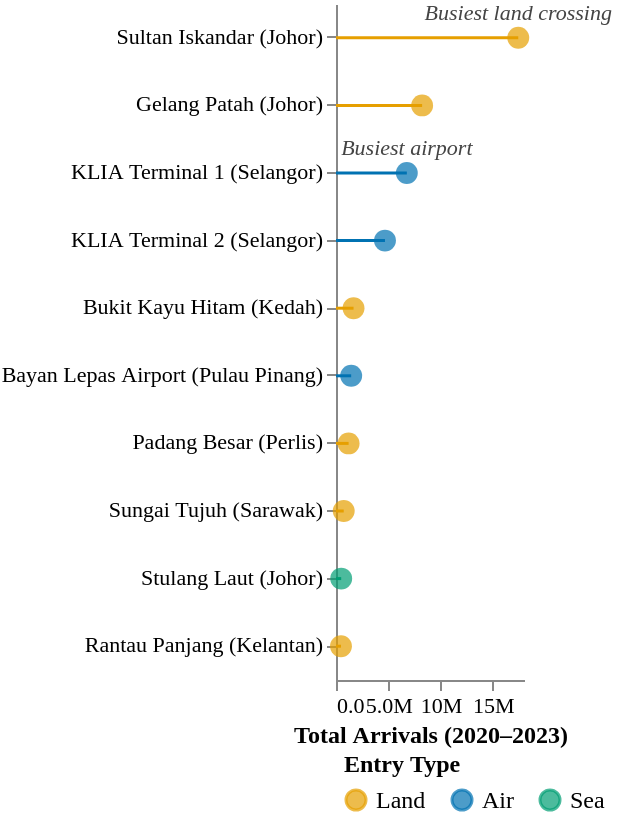

Vega-Lite specification stored for this chart:
### Vega-Lite specification from a JSON file in a GitHub repository (floating-point values rounded to 4 significant figures)
{"$schema": "https://vega.github.io/schema/vega-lite/v5.json", "width": "container", "height": 410, "autosize": "fit", "padding": {"top": 2, "bottom": 0, "left": 0, "right": 20}, "data": {"values": [{"poe": "Bangunan Sultan Iskandar", "total_arrivals": 17451455, "state": "Johor", "type": "Land", "poe_short": "Sultan Iskandar", "poe_label": "Sultan Iskandar (Johor)"}, {"poe": "Gelang Patah", "total_arrivals": 8246089, "state": "Johor", "type": "Land", "poe_short": "Gelang Patah", "poe_label": "Gelang Patah (Johor)"}, {"poe": "LTA Kuala Lumpur Terminal 1", "total_arrivals": 6781264, "state": "Selangor", "type": "Air", "poe_short": "KLIA Terminal 1", "poe_label": "KLIA Terminal 1 (Selangor)"}, {"poe": "LTA Kuala Lumpur Terminal 2", "total_arrivals": 4689606, "state": "Selangor", "type": "Air", "poe_short": "KLIA Terminal 2", "poe_label": "KLIA Terminal 2 (Selangor)"}, {"poe": "Bukit Kayu Hitam", "total_arrivals": 1679135, "state": "Kedah", "type": "Land", "poe_short": "Bukit Kayu Hitam", "poe_label": "Bukit Kayu Hitam (Kedah)"}, {"poe": "LTA Bayan Lepas", "total_arrivals": 1453767, "state": "Pulau Pinang", "type": "Air", "poe_short": "Bayan Lepas Airport", "poe_label": "Bayan Lepas Airport (Pulau Pinang)"}, {"poe": "Padang Besar", "total_arrivals": 1206475, "state": "Perlis", "type": "Land", "poe_short": "Padang Besar", "poe_label": "Padang Besar (Perlis)"}, {"poe": "Sungai Tujuh", "total_arrivals": 739512, "state": "Sarawak", "type": "Land", "poe_short": "Sungai Tujuh", "poe_label": "Sungai Tujuh (Sarawak)"}, {"poe": "Stulang Laut", "total_arrivals": 497780, "state": "Johor", "type": "Sea", "poe_short": "Stulang Laut", "poe_label": "Stulang Laut (Johor)"}, {"poe": "Rantau Panjang", "total_arrivals": 476973, "state": "Kelantan", "type": "Land", "poe_short": "Rantau Panjang", "poe_label": "Rantau Panjang (Kelantan)"}]}, "layer": [{"mark": {"type": "rule", "strokeWidth": 1.5}, "encoding": {"y": {"field": "poe_label", "type": "nominal", "sort": "-x", "axis": {"title": null, "labelFont": "DM Sans", "labelFontSize": 11, "labelLimit": 250, "grid": false}}, "x": {"field": "total_arrivals", "type": "quantitative", "scale": {"zero": true}, "axis": {"title": "Total Arrivals (2020–2023)", "format": ".2s", "labelFont": "DM Sans", "labelFontSize": 11, "titleFont": "DM Sans", "titleFontSize": 12, "grid": false}}, "x2": {"datum": 0}, "color": {"field": "type", "type": "nominal", "scale": {"domain": ["Land", "Air", "Sea"], "range": ["#E69F00", "#0072B2", "#009E73"]}}}}, {"mark": {"type": "point", "filled": true, "size": 120}, "encoding": {"y": {"field": "poe_label", "type": "nominal", "sort": "-x"}, "x": {"field": "total_arrivals", "type": "quantitative"}, "color": {"field": "type", "type": "nominal", "scale": {"domain": ["Land", "Air", "Sea"], "range": ["#E69F00", "#0072B2", "#009E73"]}, "legend": {"title": "Entry Type", "orient": "bottom", "offset": 0, "padding": 4, "labelFont": "DM Sans", "labelFontSize": 12, "titleFont": "DM Sans", "titleFontSize": 12}}, "tooltip": [{"field": "poe", "type": "nominal", "title": "Point of Entry"}, {"field": "state", "type": "nominal", "title": "State"}, {"field": "type", "type": "nominal", "title": "Entry Type"}, {"field": "total_arrivals", "type": "quantitative", "title": "Total Arrivals", "format": ","}]}}, {"mark": {"type": "text", "align": "center", "dx": 0, "dy": -12, "fontSize": 11, "fontStyle": "italic", "font": "DM Sans", "color": "#444444"}, "data": {"values": [{"poe_label": "Sultan Iskandar (Johor)", "total_arrivals": 17451455, "label": "Busiest land crossing"}, {"poe_label": "KLIA Terminal 1 (Selangor)", "total_arrivals": 6781264, "label": "Busiest airport"}]}, "encoding": {"y": {"field": "poe_label", "type": "nominal", "sort": "-x"}, "x": {"field": "total_arrivals", "type": "quantitative"}, "text": {"field": "label", "type": "nominal"}}}], "config": {"background": "transparent", "view": {"stroke": "transparent"}}}
